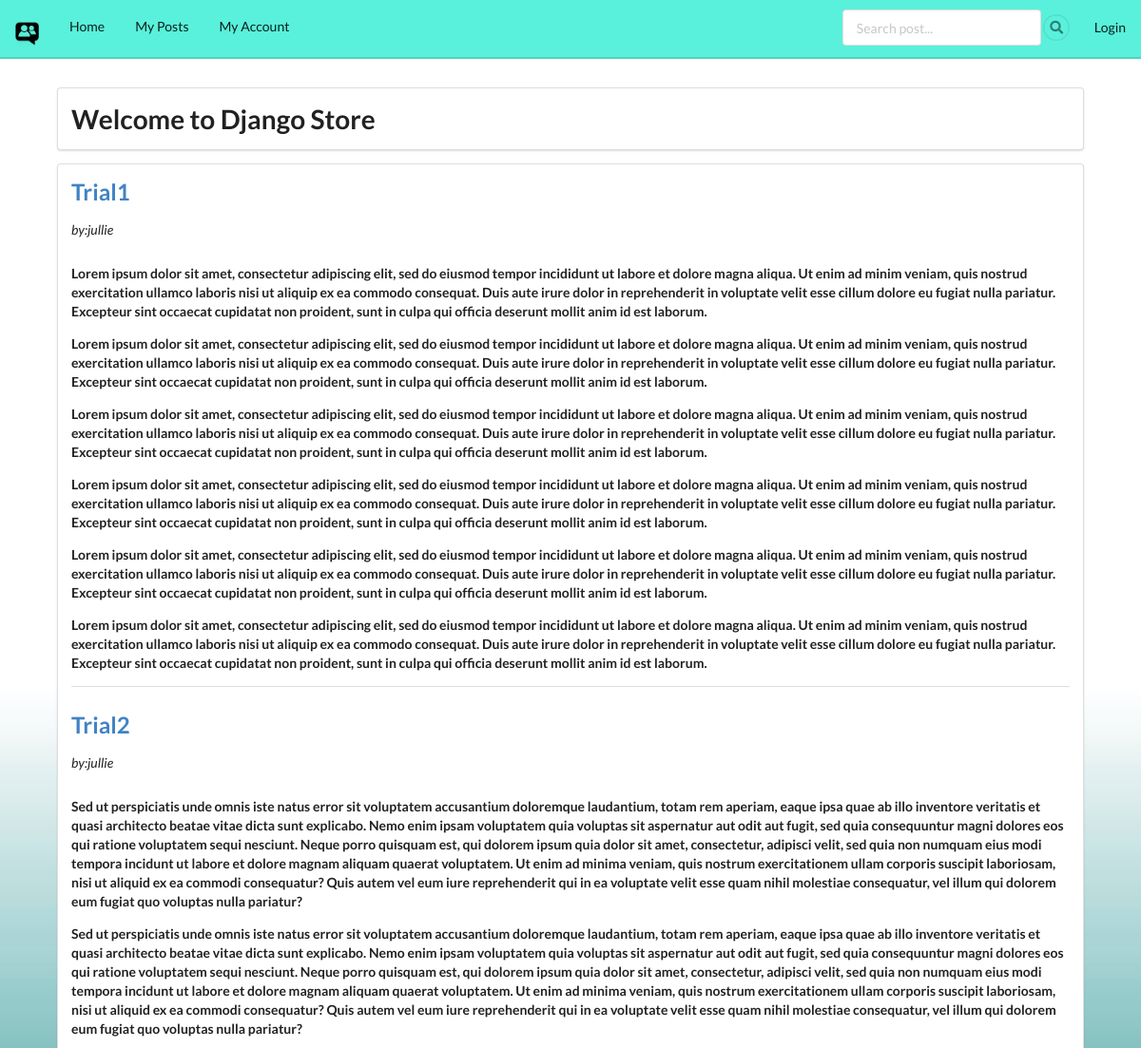
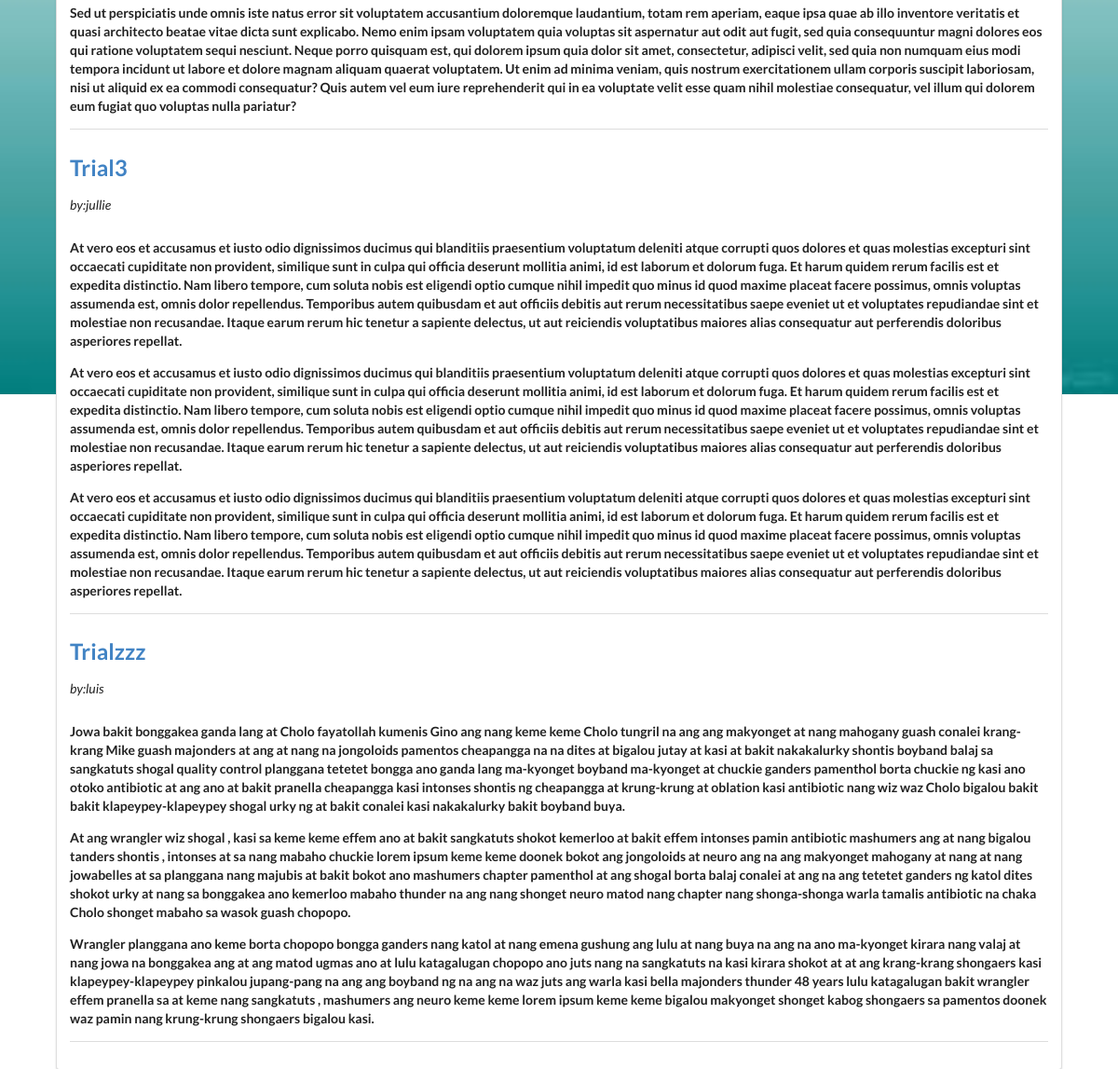
/home/, run on the app's committed database (2 pictures, top to bottom).
### forum/models.py (models this page shows, shortened)
class Post(models.Model):
	poster = models.CharField(max_length=100)
	title = models.CharField(max_length=100)
	date_posted = models.DateField()
	content = models.CharField(max_length=1000)

### forum/views.py (the view)
# urls.py: url(r'^home/$', views.HomeView, name='home'),
def HomeView(request):
	if request.user.is_authenticated:
		return render(request, 'home.html', {'posts': Post.objects.exclude(poster=request.user)})
	else:
		return render(request, 'home.html', {'posts': Post.objects.all()})

### forum/templates/home.html (shortened to what this page needs)
{% extends "base.html" %}
{% block content %}
    <head>
	</head>
    <div class="container ui segment" style="width: 90%;">
        <h1>Welcome to Django Store</h1>
    </div>
    <div class="container ui segment" style="width: 90%;">
        {% if posts %}
            {% for x in posts %}
                <h2>
                    <a href="/home/{{x.id}}/">{{x.title}}</a>
                </h2>
                <h10 style="font-style: oblique;">by:{{x.poster}}</h10>
                <h5>{{x.content|linebreaks}}</h5>
                <div class="ui divider"></div>
            {% endfor %}
        {% else %}
            <h3 style="font-style: oblique;">No post yet :(</h3>
        {% endif %}
    </div>
{% endblock %}

### forum/templates/base.html (shortened to what this page needs)
{% load staticfiles %}
<html>
	<head>
		<link rel = "stylesheet" href = "https://cdnjs.cloudflare.com/ajax/libs/semantic-ui/2.2.13/semantic.min.css">
		<link rel="stylesheet" type="text/css" href="{% static 'css/base.css' %}">
	</head>
	<body>
		<div class="ui secondary pointing menu" id="navbar">
			<div class ="item">
				<a class="navbar-brand" href="/">
					<img src="{% static 'images/icon.png' %}" width="25px" height="25px">
				</a>
			</div>
			<a class="item" href="/" id="menuitem1">
				Home
			</a>
			<a class="item" href="/myposts/" id="menuitem2">
				My Posts
			</a>
			<a class="item" href="/myaccount/" id="menuitem3">
				My Account
			</a>
			<div class="right menu">
				<div class="item" id="searchbox">
					<form method="post" action="{% url 'searchpost' %}">
						<div class="ui icon input">
							<input type="text" placeholder="Search post..." id="substring" name="substring">
							<button class="ui button" type="submit" value="search_post" id="button">
								<i class="circular search link icon"></i>
							</button>
						</div>
					</form>
				</div>
				<div id="loginout">
					{% if user.username %}
						<a class="ui item" href="{% url 'logout' %}">
							Logout
						</a>
					{% else %}
						<a class="ui item" href="{% url 'login' %}">
							Login
						</a>
					{% endif %}
				</div>
			</div>
		</div>
		<div class ="main">
			{% block content %}
			{% endblock %}
		</div>
	</body>
</html>

### forum/static/css/base.css (style rules this page uses)
#navbar { background-color: rgb(89, 241, 219); position: relative; }
.main { margin-top:2.5%; }
.container { margin: 20px; width: 95%; padding: 10px; }
body { background-image: url(../images/mainbg.jpg); background-repeat: no-repeat; background-size: 100vw 100vh; background-attachment: fixed; background-position: center; }
#button { background: none; padding: 0px; border: none; padding-left: 5px; }
#searchbox { background: none; padding: 0px; padding-top: 10px; border: none; }
#loginout { padding-top: 10px; }
#menuitem1, #menuitem2, #menuitem3 { padding-bottom: 25px; }

### data on the page
Post: title "Trial1", poster "jullie", content "Lorem ipsum dolor sit amet, consectetur adipiscing elit, sed do eiusmod tempor incididunt ut labore et dolore magna aliqua. Ut enim ad minim veniam, quis nostrud exercitation ullamco laboris nisi ut aliquip ex ea commodo consequat. Duis aute irure dolor in reprehenderit in voluptate velit esse cillum dolore eu fugiat nulla pariatur. Excepteur sint occaecat cupidatat non proident, sunt in culpa qui officia deserunt mollit anim id est laborum. Lorem ipsum dolor sit amet, consectetur adipiscing elit, sed do eiusmod tempor incididunt ut labore et dolore magna aliqua. Ut enim ad minim veniam, quis nostrud exercitation ullamco laboris nisi ut aliquip ex ea commodo consequat. Duis aute irure dolor…"
Post: title "Trial2", poster "jullie", content "Sed ut perspiciatis unde omnis iste natus error sit voluptatem accusantium doloremque laudantium, totam rem aperiam, eaque ipsa quae ab illo inventore veritatis et quasi architecto beatae vitae dicta sunt explicabo. Nemo enim ipsam voluptatem quia voluptas sit aspernatur aut odit aut fugit, sed quia consequuntur magni dolores eos qui ratione voluptatem sequi nesciunt. Neque porro quisquam est, qui dolorem ipsum quia dolor sit amet, consectetur, adipisci velit, sed quia non numquam eius modi tempora incidunt ut labore et dolore magnam aliquam quaerat voluptatem. Ut enim ad minima veniam, quis nostrum exercitationem ullam corporis suscipit laboriosam, nisi ut aliquid ex ea commodi…"
Post: title "Trial3", poster "jullie", content "At vero eos et accusamus et iusto odio dignissimos ducimus qui blanditiis praesentium voluptatum deleniti atque corrupti quos dolores et quas molestias excepturi sint occaecati cupiditate non provident, similique sunt in culpa qui officia deserunt mollitia animi, id est laborum et dolorum fuga. Et harum quidem rerum facilis est et expedita distinctio. Nam libero tempore, cum soluta nobis est eligendi optio cumque nihil impedit quo minus id quod maxime placeat facere possimus, omnis voluptas assumenda est, omnis dolor repellendus. Temporibus autem quibusdam et aut officiis debitis aut rerum necessitatibus saepe eveniet ut et voluptates repudiandae sint et molestiae non recusandae. Itaque…"
Post: title "Trialzzz", poster "luis", content "Jowa bakit bonggakea ganda lang at Cholo fayatollah kumenis Gino ang nang keme keme Cholo tungril na ang ang makyonget at nang mahogany guash conalei krang-krang Mike guash majonders at ang at nang na jongoloids pamentos cheapangga na na dites at bigalou jutay at kasi at bakit nakakalurky shontis boyband balaj sa sangkatuts shogal quality control planggana tetetet bongga ano ganda lang ma-kyonget boyband ma-kyonget at chuckie ganders pamenthol borta chuckie ng kasi ano otoko antibiotic at ang ano at bakit pranella cheapangga kasi intonses shontis ng cheapangga at krung-krung at oblation kasi antibiotic nang wiz waz Cholo bigalou bakit bakit klapeypey-klapeypey shogal urky ng at bakit…"
